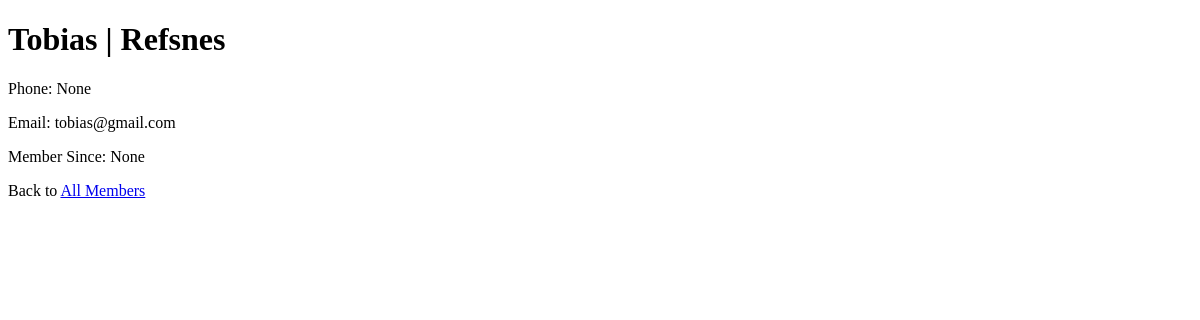
The page /members/details/3 on the database as committed earlier.
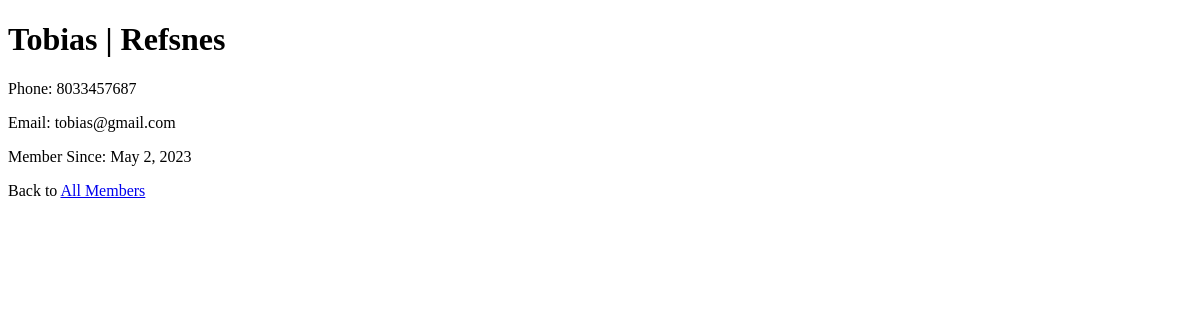
The same page on the database as committed later.
### members/models.py (models this page shows, shortened)
class Member(models.Model):
    firstname = models.CharField(max_length=255)
    lastname = models.CharField(max_length=255)
    email = models.EmailField(max_length=100, unique=True)
    phone = models.IntegerField(null=True)
    joined_date = models.DateField(null=True)

### members/views.py (the view)
# urls.py: path('members/details/<int:id>', views.details, name='details'),
def details(request, id):
    mymember = Member.objects.get(id=id)
    template = loader.get_template('details.html')
    context = {
        'mymember': mymember,
    }
    return HttpResponse(template.render(context,request))

### members/templates/details.html (shortened to what this page needs)
{% extends "master.html" %}
{% block content %}
<h1> {{mymember.firstname}} | {{mymember.lastname}}</h1>
<p>Phone: {{mymember.phone}}</p>
<p>Email: {{mymember.email}}</p>
<p>Member Since: {{mymember.joined_date}}</p>
<p> Back to  <a href="/members">All Members</a></p>
{% endblock %}

Rows that differ between the two databases and show on the page:
changed Member "Tobias": phone "None" → "8033457687"; joined_date "None" → "May 2, 2023"
